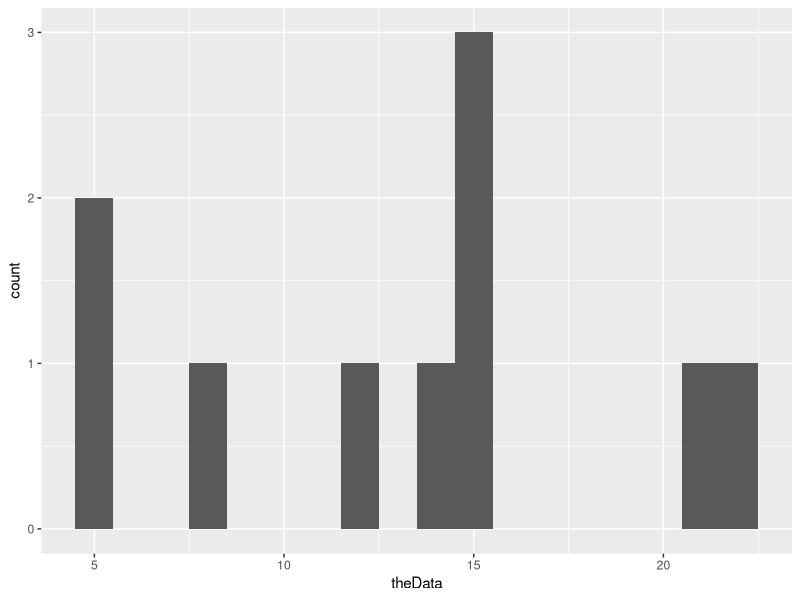

Reproduce this figure in R.
## ---- chunk 1
d <- c(5,5,8,12,14,15,15,15,21,22)
d
## ---- chunk 2
dFreqDist <- table(d)
dFreqDist
## ---- chunk 3
dRelativeFreqDist <- dFreqDist/length(d)
dRelativeFreqDist
## ---- chunk 4
sum(dRelativeFreqDist)
## ---- chunk 5
dPercentileFreqDist <- dRelativeFreqDist *100
dPercentileFreqDist
## ---- chunk 6
cumulativeFreqDist <- cumsum(dFreqDist)
cumulativeFreqDist
## ---- chunk 7
cumulativeDensity <- cumulativeFreqDist/length(d)
cumulativeDensity
## ---- chunk 8
names <- c('Joe','Bill','Mike')
gpa <- c(3.5,3.7,3.4)
gpaDf <- data.frame(name=names,gpa=gpa)
gpaDf
## ---- chunk 9
gpaDf$name
## ---- chunk 10
gpaDf$gpa
## ---- chunk 11
mean(gpaDf$gpa)
## ---- chunk 12
library(ggplot2)
## ---- chunk 13
plottingDf <- data.frame(theData=d)
## ---- chunk 14
plottingDf$theData
## ---- chunk 15
ggplot(plottingDf,aes(theData)) + geom_histogram(binwidth=1)
